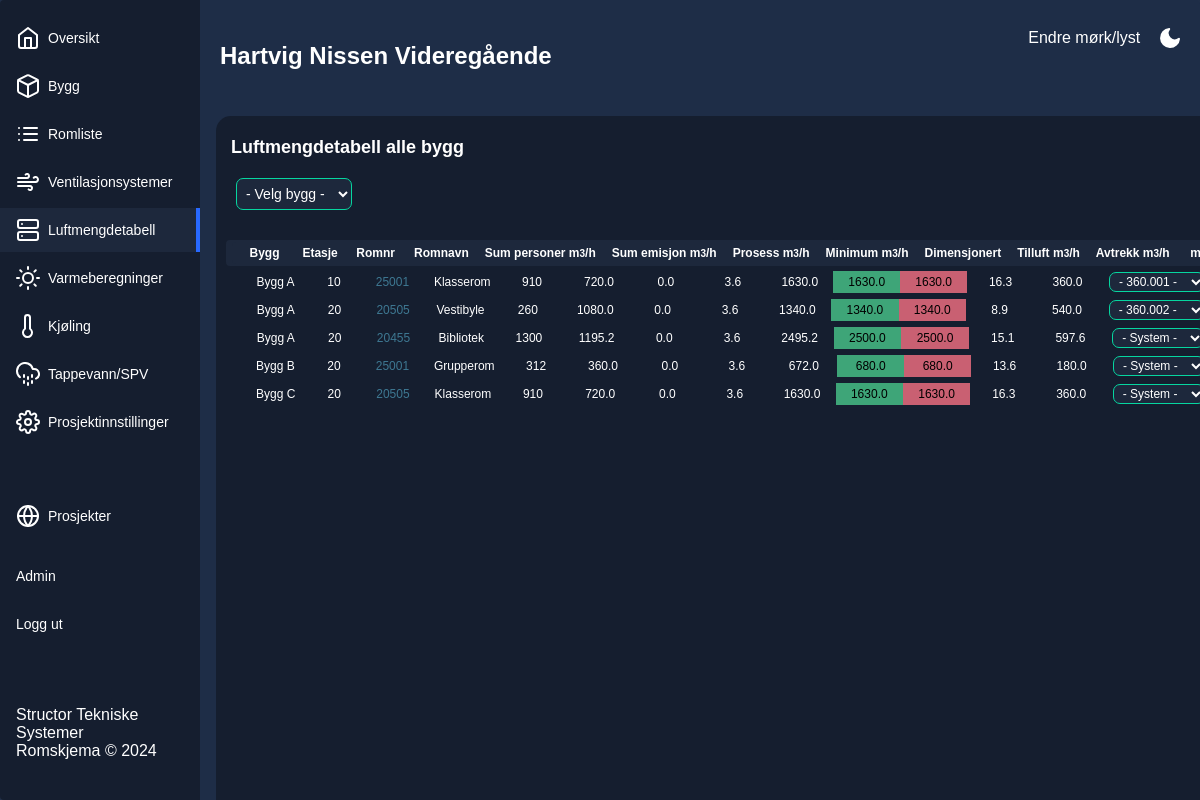
Screenshot of /1/ventilation/ (signed in) with the database file from the repository.
### romskjema/models.py (models this page shows)
class Projects(db.Model):
    __tablename__ = "Projects"
    id = db.Column(db.Integer, primary_key=True, autoincrement=True)
    ProjectNumber = db.Column(db.Integer, nullable=False)
    ProjectName = db.Column(db.String(50), nullable=False)
    ProjectDescription = db.Column(db.Text)
    Specification = db.Column(db.String(50))
    buildings = db.relationship('Buildings', backref='project_buildings', uselist=False, lazy=True)
    ventilation_systems = db.relationship('VentilationSystems', backref='project_ventilation_systems', uselist=False, lazy=True)

class RoomVentilationProperties(db.Model):
    __tablename__ = "RoomVentilationProperties"
    id = db.Column(db.Integer, primary_key=True, autoincrement=True)
    RoomId = db.Column(db.Integer, db.ForeignKey('Rooms.id', ondelete="SET NULL"), nullable=False, unique=True)
    SystemId = db.Column(db.Integer, db.ForeignKey('VentilationSystems.id', ondelete="SET NULL"), nullable=True)
    AirPerPerson = db.Column(db.Float)
    AirPersonSum = db.Column(db.Integer)
    AirEmission = db.Column(db.Float)
    AirEmissionSum = db.Column(db.Float)
    AirProcess = db.Column(db.Float)
    AirMinimum = db.Column(db.Float)
    AirDemand = db.Column(db.Float)
    AirSupply = db.Column(db.Float)
    AirExtract = db.Column(db.Float)
    AirChosen = db.Column(db.Float)
    VentilationPrinciple = db.Column(db.String(50))
    HeatExchange = db.Column(db.String(50))
    RoomControl = db.Column(db.String(50))
    Notes = db.Column(db.String(100))
    DbTechnical = db.Column(db.String(50))
    DbNeighbour = db.Column(db.String(50))
    DbCorridor = db.Column(db.String(50))
    Comments = db.Column(db.String(20))

class Buildings(db.Model):
    __tablename__ = "Buildings"
    id = db.Column(db.Integer, primary_key=True, autoincrement=True)
    ProjectId = db.Column(db.Integer, db.ForeignKey('Projects.id'), nullable=False)
    BuildingName = db.Column(db.String(100), nullable=False)
    rooms = db.relationship('Rooms', backref='building', lazy=True)
    energy_properties = db.relationship('BuildingEnergySettings', backref='heating', uselist=False, lazy=True)

class Rooms(db.Model):
    __tablename__ = "Rooms"
    id = db.Column(db.Integer, primary_key=True, autoincrement=True)
    BuildingId = db.Column(db.Integer, db.ForeignKey('Buildings.id'), nullable=False)
    RoomTypeId = db.Column(db.Integer, db.ForeignKey('RoomTypes.id'), nullable=False)
    Floor = db.Column(db.String(100), nullable=False)
    RoomNumber = db.Column(db.String(100), nullable=False)
    RoomName = db.Column(db.String(100), nullable=False)
    Area = db.Column(db.Float, nullable=False)
    RoomPopulation = db.Column(db.Integer, nullable=False)
    Comments = db.Column(db.String(250))
    room_type = db.relationship('RoomTypes', backref='room_type', uselist=False, lazy=True)
    ventilation_properties = db.relationship('RoomVentilationProperties', backref='room_ventilation', uselist=False, lazy=True)
    heating_properties = db.relationship('RoomHeatingProperties', backref="room_heating", uselist=False, lazy=True)
    cooling_properties = db.relationship('RoomCoolingProperties', backref='room_cooling', uselist=False, lazy=True)

class VentilationSystems(db.Model):
    __tablename__ = "VentilationSystems"
    id = db.Column(db.Integer, primary_key=True, autoincrement=True)
    ProjectId = db.Column(db.Integer, db.ForeignKey('Projects.id'), nullable=False)
    SystemName = db.Column(db.String(30), nullable=False)
    Location = db.Column(db.String(100))
    ServiceArea = db.Column(db.String(250))
    HeatExchange = db.Column(db.String(30))
    AirFlow = db.Column(db.Float)
    AirFlowSupply = db.Column(db.Float)
    AirFlowExtract = db.Column(db.Float)
    SpecialSystem = db.Column(db.String)
    room = db.relationship('RoomVentilationProperties', backref="room", lazy=True)

### romskjema/ventilation/ventilation.py (the view, shortened to what this page needs)
@ventilation_bp.route('/', defaults={'building_id': None, 'room_id': None}, methods=['GET', 'POST'])
@ventilation_bp.route('/<building_id>', defaults={'room_id': None}, methods=['GET', 'POST'])
@ventilation_bp.route('/<building_id>/<room_id>', methods=['GET'])
@login_required
def ventilation(building_id, room_id, project_id):
    project = dbo.get_project(project_id)
    endpoint = request.endpoint
    if request.method == "POST":
        requested_building_id = escape(request.form.get("project_building"))
        if requested_building_id != "none" and requested_building_id != "showall":
            return redirect(url_for("ventilation.ventilation", building_id = requested_building_id, project_id=project_id))
        else:
            return redirect(url_for("ventilation.ventilation", building_id = "showall", project_id=project_id))
    elif request.method == "GET":
        if building_id is not None and building_id != "showall":
            ventilation_data = dbo.get_ventilation_data_rooms_in_building(project.id, building_id)
        else:
            ventilation_data = dbo.get_ventlation_data_all_rooms_project(project.id)
        project_buildings = dbo.get_all_project_buildings(project.id)
        systems = dbo.get_all_systems(project.id)
        building = dbo.get_building(building_id)
        return render_template("ventilation.html",
                               user=current_user,
                               project=project,
                               ventilation_data = ventilation_data,
                               building=building,
                               project_buildings = project_buildings,
                               system_names = systems,
                               endpoint=endpoint,
                               project_id=project_id)

### romskjema/ventilation/templates/ventilation.html (shortened to what this page needs)
{% extends "base.html" %}
{%block page_subtitle %}
Luftmengdetabell
{% if building%}
  - {{building.BuildingName}}
  {% else %}
  alle bygg
{% endif %}
{% endblock %}
{%block content %}
    <div class="ventilation-system-sorting-container">
      <div class="building-selector-container">
        {% if project_buildings|length > 1 %}
        <form id="project_building" method="POST">
          <select name="project_building" onchange="showBuildings()">
            <option value="none">- Velg bygg -</option>
          </select>
        </form>
        {%endif%}
      </div>
    </div>
<div class="table-header-container">
  <table class="table-wrapper tableView">
    <thead>
      <tr class="table-header">
        <th class="table-id-celll">
        </th>
        <th class="table-cell table-cell-medium">
          Bygg
        </th>
        <th class="table-cell table-cell-small">
          Etasje
        </th>
        <th class="table-cell table-cell-medium">
          Romnr
        </th>
        <th class="table-cell">
          Romnavn
        </th>
        <th class="table-cell">
            Sum personer m<sup>3</sup>/h
        </th>
        <th class="table-cell">
            Sum emisjon m<sup>3</sup>/h
        </th>
        <th class="table-cell">
            Prosess m<sup>3</sup>/h
        </th>
        <th class="table-cell">
          Minimum m<sup>3</sup>/h
        </th>
        <th class="table-cell">
          <div class="table-description-dropdown">Dimensjonert
          </div>
        </th>
        <th class="table-cell table-cell-medium">
            Tilluft m<sup>3</sup>/h
        </th>
        <th class="table-cell table-cell-medium">
            Avtrekk m<sup>3</sup>/h
        </th>
        <th class="table-cell table-cell-medium">
            m<sup>3</sup>/m<sup>2</sup>
        </th>
      </tr>
    </thead>
  </table>
</div>
<div class="table-container">
  <table id="roomsTableVentilation" class="table-wrapper tableView">
    <tbody>
      {% for data in ventilation_data %}
      <tr class="table-row">
        <td class="table-id-cell" hidden-data-column="vent_data_id">
        </td>
        <td class="table-cell table-cell-medium">
          {{data.room_ventilation.building.BuildingName}}
        </td>
        <td class="table-cell table-cell-small">
          {{data.room_ventilation.Floor}}
        </td>
        <td class="table-cell table-cell-medium">
          <a href="{{ url_for('ventilation.ventilation', building_id=data.room_ventilation.building.id, room_id=data.room_ventilation.id, project_id=project_id)}}">{{data.room_ventilation.RoomNumber}} </a>
        </td>
        <td class="table-cell">
          {{data.room_ventilation.RoomName}}
        </td>
        <td class="table-cell">
          {{data.AirPersonSum}}
        </td>
        <td class="table-cell">
          {{data.AirEmissionSum}}
        </td>
        <td class="table-cell">
            {{data.AirProcess}}
        </td>
        <td class="table-cell">
          {{data.AirMinimum}}
        </td>
        <td class="table-cell">
            {{data.AirDemand}}
        </td>
        <td class="table-cell supplyCell table-cell-medium" data-column="supply_air">
            {{data.AirSupply}}
        </td>
        <td class="table-cell extractCell table-cell-medium" data-column="extract_air">
            {{data.AirExtract}}
        </td>
        <td class="table-cell table-cell-medium">
            {{data.AirChosen}}
        </td>
        <td class="table-cell">
          {{data.AirMinimum * data.room_ventilation.Area }}
      </td>
        <td class="table-cell" data-column="system_id">
          <form id="system" method="POST">
            <select class="table-select" name="system_id" id="system_id">
              {% if not data.room.SystemName %}
                <option value="none">- System -</option>
              {% else %}
                <option value="{{data.SystemId}}">- {{data.room.SystemName}} -</option>
              {% endif %}
            </select>
          </form>
        </td>
        <td class="table-cell table-cell-long" data-column="comment">
            {% if data.SystemId != None %}
            {% if data.room.HeatExchange not in data.HeatExchange %}
            Systemgjenvinner ulikt romkrav.
            {% endif %}
            {% endif %}
        </td>
      </tr>
      {% endfor %}
    </tbody>
  </table>
</div>
{% endblock %}

### romskjema/templates/base.html (shortened to what this page needs)
<!DOCTYPE html>
<html lang="en">
<head>
    <link rel="stylesheet" href="/static/css/style.css">
    <link rel="stylesheet" href="/static/css/form.css">
    <link rel="stylesheet" href="/static/css/tables.css">
    <link rel="stylesheet" href="/static/css/flash_popup.css">
</head>
<body>
<div class="app-container">
        <div class="switch-mode-container">
            <p>
        <button class="mode-switch" title="Endre tema">Endre mørk/lyst &nbsp;&nbsp;&nbsp;
            <svg class="moon" fill="none" stroke="currentColor" stroke-linecap="round" stroke-linejoin="round" stroke-width="2" width="24" height="24" viewBox="0 0 24 24">
              <defs></defs>
              <path d="M21 12.79A9 9 0 1111.21 3 7 7 0 0021 12.79z"></path>
            </svg>
          </button>
        </p>
        </div>
        {% if user.is_authenticated %}
        <div class="sidebar">
                {% if project %}
                <ul class="sidebar-list">
                    {% if endpoint == "project.project" %}
                    <li class="sidebar-list-item active">
                    {%else %}
                    <li class="sidebar-list-item">
                    {% endif %}
                    <a href="{{ url_for('project.project', project_id=project.id) }}">
                    <span>Oversikt</span>
                    </a>
                </li>
                {% if endpoint == "buildings.buildings" %}
                <li class="sidebar-list-item active">
                {%else %}
                <li class="sidebar-list-item">
                {% endif %}
                    <a href="{{ url_for('buildings.buildings', project_id = project.id) }}">
                    <span>Bygg</span>
                    </a>
                </li>
                {% if endpoint == "rooms.rooms" %}
                <li class="sidebar-list-item active">
                {%else %}
                <li class="sidebar-list-item">
                {% endif %}
                    <a href="{{ url_for('rooms.rooms', project_id = project.id) }}">
                    <span>Romliste</span>
                    </a>
                </li>
                {% if endpoint == "ventsystems.ventsystems" %}
                <li class="sidebar-list-item active">
                {% else %}
                <li class="sidebar-list-item">
                {% endif %}
                    <a href="{{ url_for('ventsystems.ventsystems', project_id = project.id) }}">
                    <span>Ventilasjonsystemer</span>
                    </a>
                </li>
                {% if endpoint == "ventilation.ventilation" %}
                <li class="sidebar-list-item active">
                {%else %}
                <li class="sidebar-list-item">
                {% endif %}
                    <a href="{{ url_for('ventilation.ventilation', project_id = project.id) }}">
                    <span>Luftmengdetabell</span>
                    </a>
                </li>
                {% if endpoint == "heating.heating" %}
                <li class="sidebar-list-item active">
                {%else %}
                <li class="sidebar-list-item">
                {% endif %}
                    <a href="{{ url_for('heating.heating', project_id = project.id) }}">
                    <span>Varmeberegninger</span>
                    </a>
                </li>
                {% if endpoint == "cooling.cooling" %}
                <li class="sidebar-list-item active">
                {%else %}
                <li class="sidebar-list-item">
                {% endif %}
                    <a href="{{ url_for('cooling.cooling', project_id = project.id) }}">
                        <svg xmlns="http://www.w3.org/2000/svg" width="24" height="24" viewBox="0 0 24 24" fill="none" stroke="currentColor" stroke-width="2" stroke-linecap="round" stroke-linejoin="round" class="feather feather-activity"><path d="M14 14.76V3.5a2.5 2.5 0 0 0-5 0v11.26a4.5 4.5 0 1 0 5 0z"></path></svg>
                    <span>Kjøling</span>
                    </a>
                </li>
                <li class="sidebar-list-item">
                    <a href="#">
                    <span>Tappevann/SPV</span>
                    </a>
                </li>
                {% if endpoint == "project.settings" %}
                <li class="sidebar-list-item active">
                {%else %}
                <li class="sidebar-list-item">
                {% endif %}
                    <a href="{{ url_for('project.settings', project_id = project.id) }}">
                    <span>Prosjektinnstillinger</span>
                    </a>
                </li>
                <p class="p-menu-item">
                <li class="sidebar-list-item">
                    <a href="{{ url_for('projects.projects') }}">
                    <span>Prosjekter</span>
                    </a>
                </li>
                </p>
                {% endif %}
                {% if current_user.admin == True %}
                <li class="sidebar-list-item">
                    <a href="{{ url_for('admin.admin') }}">
                        Admin
                    </a>
                </li>
                {% endif %}
                <li class="sidebar-list-item">
                    <a href="/logout">
                        Logg ut
                    </a>
                </li>
            </ul>
                  <div class="sidebar-bottom">
                    Structor Tekniske Systemer <br> Romskjema &copy; 2024
                  </div>
            </div>
        {% endif %}
    <div class="app-content">
        <div class="app-content-header">
            <h1 class="app-content-headerText">
              <p>
                    {% if user.is_authenticated %}
                        {% if project %}
                            {{project.ProjectName}}
                        {% else %}
                            {% block pagetitle %}{%endblock%}
                        {% endif %}
                    {% endif %}
                </p>
            </h1>
        </div>
<div class="text-div">
    <div class="subtitle-header-container">
      <h1 class="app-content-subTitleheaderText">
        {% block page_subtitle %}
        {% endblock %}
    </h1>
</div>
        {% block content %}
        {% endblock %}
    </div>
</body>
</html>

### rows the page displays
Projects: ProjectName "Hartvig Nissen Videregående"
RoomVentilationProperties: room_ventilation.building.BuildingName "Bygg A", room_ventilation.Floor "10", room_ventilation.RoomNumber "25001", room_ventilation.RoomName "Klasserom", AirPersonSum "910", AirEmissionSum "720.0", AirProcess "0.0", AirMinimum "3.6", AirDemand "1630.0", AirSupply "1630.0", AirExtract "1630.0", AirChosen "16.3", data.AirMinimum*data.room_ventilation.Area "360.0", system_id "- 360.001 -"
RoomVentilationProperties: room_ventilation.building.BuildingName "Bygg A", room_ventilation.Floor "20", room_ventilation.RoomNumber "20505", room_ventilation.RoomName "Vestibyle", AirPersonSum "260", AirEmissionSum "1080.0", AirProcess "0.0", AirMinimum "3.6", AirDemand "1340.0", AirSupply "1340.0", AirExtract "1340.0", AirChosen "8.9", data.AirMinimum*data.room_ventilation.Area "540.0", system_id "- 360.002 -", HeatExchange "Systemgjenvinner…"
RoomVentilationProperties: room_ventilation.building.BuildingName "Bygg A", room_ventilation.Floor "20", room_ventilation.RoomNumber "20455", room_ventilation.RoomName "Bibliotek", AirPersonSum "1300", AirEmissionSum "1195.2", AirProcess "0.0", AirMinimum "3.6", AirDemand "2495.2", AirSupply "2500.0", AirExtract "2500.0", AirChosen "15.1", data.AirMinimum*data.room_ventilation.Area "597.6"
RoomVentilationProperties: room_ventilation.building.BuildingName "Bygg B", room_ventilation.Floor "20", room_ventilation.RoomNumber "25001", room_ventilation.RoomName "Grupperom", AirPersonSum "312", AirEmissionSum "360.0", AirProcess "0.0", AirMinimum "3.6", AirDemand "672.0", AirSupply "680.0", AirExtract "680.0", AirChosen "13.6", data.AirMinimum*data.room_ventilation.Area "180.0"
RoomVentilationProperties: room_ventilation.building.BuildingName "Bygg C", room_ventilation.Floor "20", room_ventilation.RoomNumber "20505", room_ventilation.RoomName "Klasserom", AirPersonSum "910", AirEmissionSum "720.0", AirProcess "0.0", AirMinimum "3.6", AirDemand "1630.0", AirSupply "1630.0", AirExtract "1630.0", AirChosen "16.3", data.AirMinimum*data.room_ventilation.Area "360.0"
